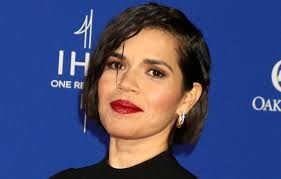
#> input picture DATA/celebrities_all/America-Ferrera/014.jpg, 281 x 179 px, found by its file name; its folder holds only this picture in this run
$ jupyter execute --allow-errors EDA_all_celebs.ipynb
#> lines starting #> are read from the running program, lines starting #| are printed output that depends on the picture
## Since we now have the identification accuracy results for every image in the test group of the celebrities_all dataset, we'll want to create a new datframe to store the accuracy rates along with other info about each test image.

### To achieve this, we will use the same code from the first EDA cycle.

## Before running the code, install the following libraries:

pip install pandas

pip install pillow

pip install numpy

pip install imutils

pip install opencv-python

[cell 1]
import pandas as pd
from PIL import Image, ImageStat
import os
import numpy as np

source_dir = "/workspace/DS4002Project3/DATA/celebrities_all" # set source directory

# Calculate the brightness of an image

# make a function that will calculate the average brightness of an image
def brightness(im_file):
    im = Image.open(im_file).convert('L')  # Convert to grayscale
    stat = ImageStat.Stat(im)
    return stat.mean[0]  # Mean brightness

# make a function that will take the filename of an image (01-100) and convert to integer
def extract_number_from_filename(filename):
    # Split at the dot and take the part before it
    number_str = filename.split('.')[0]
    # Convert the resulting string to an integer
    return int(number_str)

# make a function to list the race of the celebrity photographed
def get_race(celebrity_name):
    if celebrity_name == "Angelina-Jolie":
        return "White"
    elif celebrity_name == "America-Ferrera":
        return "White-Latina"
    elif celebrity_name == "Ayo-Edebiri":
        return "Black"
    elif celebrity_name == "Conan-OBrien":
        return "White"
    elif celebrity_name == "Danny-Pudi":
        return "Asian"
    elif celebrity_name == "David-Bowie":
        return "White"
    elif celebrity_name == "Donald-Glover":
        return "Black"
    elif celebrity_name == "Elizabeth-Olsen":
        return "White"
    elif celebrity_name == "Jackie-Chan":
        return "Asian"
    elif celebrity_name == "Jim-Carrey":
        return "White"
    elif celebrity_name == "John-Lennon":
        return "White"
    elif celebrity_name == "John-Mulaney":
        return "White"
    elif celebrity_name == "Lucy-Liu":
        return "Asian"
    elif celebrity_name == "Margot-Robbie":
        return "White"
    elif celebrity_name == "Mariah-Carey":
        return "Black-White"
    elif celebrity_name == "Matt-Damon":
        return "White"
    elif celebrity_name == "Maya-Rudolph":
        return "Black-White"
    elif celebrity_name == "Morgan-Freeman":
        return "Black"
    elif celebrity_name == "Olivia-Rodrigo":
        return "Asian-White"
    elif celebrity_name == "Pedro-Pascal":
        return "White"
    elif celebrity_name == "Priyanka-Chopra":
        return "Asian"
    elif celebrity_name == "Ryan-Gosling":
        return "White"
    elif celebrity_name == "SZA":
        return "Black"
    elif celebrity_name == "Salma-Hayek":
        return "White-Latina"
    elif celebrity_name == "Will-Smith":
        return "Black"
    else:
        return "Unknown"

from PIL import Image

# make a function that states the resolution of a photo
def get_resolution(img_path):
    try:
        with Image.open(img_path) as img:
            wid, hgt = img.size
            resolution = f"{wid}x{hgt}"
            return resolution
    except Exception as e:
        return None

# function to calculate saturation. --> adopted from https://pyimagesearch.com/2017/06/05/computing-image-colorfulness-with-opencv-and-python/
from imutils import build_montages
from imutils import paths
import argparse
import imutils
import cv2

# Create a DataFrame including brightness information
import os

def create_image_dataframe_from_source():
    data = []

    # Process each celebrity folder in the source directory
    for celeb_folder in os.listdir(source_dir):
        celeb_path = os.path.join(source_dir, celeb_folder)

        if os.path.isdir(celeb_path):
            for i, img_name in enumerate(os.listdir(celeb_path), start=1):
                # Construct the complete file path
                img_path = os.path.abspath(os.path.join(celeb_path, img_name))

                # Calculate brightness for the image
                img_brightness = brightness(img_path)
#> in brightness, `im = Image.open(im_file).convert('L')`:
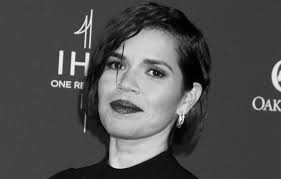
#> im: PIL image 281x179 L; min 0, max 249, mean 79
#> img_brightness = 78.96

                # Calculate resolution for the image
                img_resolution = get_resolution(img_path)
#> in get_resolution, img is the input picture: PIL image 281x179 RGB; mean R, G, B 70.2, 76.2, 116.4
#> img_resolution = '281x179'

                # Append the data to the list
                data.append({
                    'celebrity_name': celeb_folder,
                    'picture_number': extract_number_from_filename(img_name),
                    'file_path': img_path,  # Save the complete file path
                    'brightness': img_brightness,
                    'resolution': img_resolution
                })
#> pass 2 of the loop in create_image_dataframe_from_source, `for celeb_folder in os.listdir(source_dir):`:
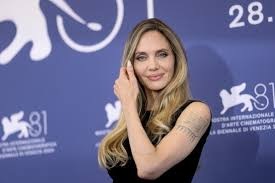
#> input picture DATA/celebrities_all/Angelina-Jolie/029.jpg, 275 x 183 px, found by its file name
#> in brightness (call 2), `im = Image.open(im_file).convert('L')`:
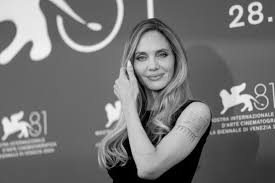
#> im: PIL image 275x183 L; min 0, max 253, mean 115.4
#> img_brightness = 115.4
#> in get_resolution, img is the input picture: PIL image 275x183 RGB; mean R, G, B 113.4, 110.9, 143.4

    # Create DataFrame -- first add original columns
    df = pd.DataFrame(data, columns=['celebrity_name', 'picture_number', 'file_path', 'brightness', 'resolution'])
    # add race column
    df['race'] = df['celebrity_name'].apply(get_race)
    return df

df = create_image_dataframe_from_source()
# Sort by celebrity_name and then by picture_number
df = df.sort_values(by=['celebrity_name', 'picture_number'], ascending=[True, True])
# Reset index if needed
df = df.reset_index(drop=True)

# add gender column:
def gender_specification(dataframe):
    # Create a new column "gender" and assign values based on celebrity_name
    df['gender'] = df['celebrity_name'].apply(
        lambda name: 'female' if name in ['Angelina-Jolie', 'America-Ferrera', 'Ayo-Edebiri', 'Elizabeth-Olsen', 'Lucy-Liu', 'Margot-Robbie', 'Mariah-Carrie', 'Olivia-Rodrigo', 'Salma-Hayek', 'SZA']
        else 'male' if name in ['Conan-OBrien', 'Danny-Pudi', 'David-Bowie', 'Donald-Glover', 'Jackie-Chan', 'Jim-Carrey', 'John-Lennon', 'John-Mulaney', 'Matt-Damon', 'Morgan-Freeman', 'Pedro-Pascal', 'Ryan-Gosling', 'Will-Smith']
        else None
    )
    return df

gender_specification(df)

# add saturation column
import cv2

def image_colorfulness(image):
    # Split the image into its respective RGB components
    (B, G, R) = cv2.split(image.astype("float"))

    # Compute rg = R - G
    rg = np.absolute(R - G)

    # Compute yb = 0.5 * (R + G) - B
    yb = np.absolute(0.5 * (R + G) - B)

    # Compute the mean and standard deviation of both `rg` and `yb`
    (rgMean, rgStd) = (np.mean(rg), np.std(rg))
    (ybMean, ybStd) = (np.mean(yb), np.std(yb))

    # Combine the mean and standard deviations
    stdRoot = np.sqrt((rgStd ** 2) + (ybStd ** 2))
    meanRoot = np.sqrt((rgMean ** 2) + (ybMean ** 2))

    # Derive the "colorfulness" metric and return it
    return stdRoot + (0.3 * meanRoot)

# List to hold colorfulness values
colorfulness_values = []

# Loop through each file path in the DataFrame
for filepath in df['file_path']:
    # Load the image
    image = cv2.imread(filepath)

    # Check if the image was loaded correctly
    if image is not None:
        # Calculate the colorfulness
        colorfulness_value = image_colorfulness(image)
#> in image_colorfulness, `(B, G, R) = cv2.split(image.astype("float"))`:
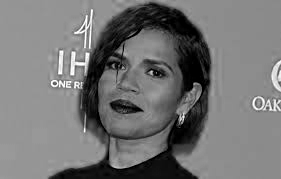
#> B: shape (179, 281) float64; min 0, max 255, mean 116.4
#> in image_colorfulness, `(B, G, R) = cv2.split(image.astype("float"))`:
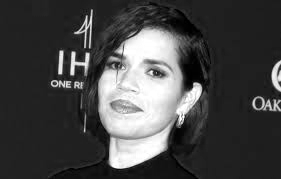
#> R: shape (179, 281) float64; min 0, max 255, mean 70.2
#> in image_colorfulness, `rg = np.absolute(R - G)`:
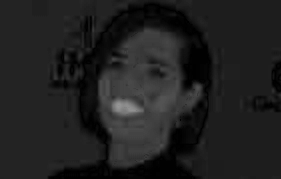
#> rg: shape (179, 281) float64; min 0, max 151, mean 32.3
#> in image_colorfulness, `yb = np.absolute(0.5 * (R + G) - B)`:
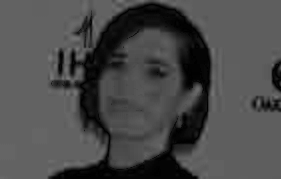
#> yb: shape (179, 281) float64; min 0, max 121.5, mean 74.3
#> in image_colorfulness, `(rgMean, rgStd) = (np.mean(rg), np.std(rg))`: rgMean = 32.32; rgStd = 18.88
#> in image_colorfulness, `(ybMean, ybStd) = (np.mean(yb), np.std(yb))`: ybMean = 74.33; ybStd = 32.77
#> in image_colorfulness, `stdRoot = np.sqrt((rgStd ** 2) + (ybStd ** 2))`: stdRoot = 37.82
#> in image_colorfulness, `meanRoot = np.sqrt((rgMean ** 2) + (ybMean ** 2))`: meanRoot = 81.05
    else:
        print(f"Warning: Could not load image at {filepath}")
        colorfulness_value = None  # Use None for missing images

    # Append the colorfulness value
    colorfulness_values.append(colorfulness_value)
#> pass 2 of the loop `for filepath in df['file_path']:`:
#> image: shape (183, 275, 3)
#> B: shape (183, 275) float64
#> G: shape (183, 275) float64
#> R: shape (183, 275) float64
#> rg: shape (183, 275) float64
#> in image_colorfulness (call 2), `yb = np.absolute(0.5 * (R + G) - B)`:
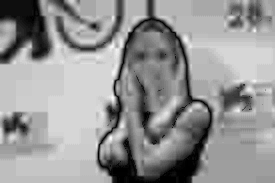
#> yb: shape (183, 275) float64; min 0, max 79.5, mean 46.7; drawn with min black and max white
#> rgMean = 11.35; rgStd = 11.48
#> ybMean = 46.66; ybStd = 18.46
#> stdRoot = 21.73
#> meanRoot = 48.02
#> pass 3 of the loop `for filepath in df['file_path']:`:
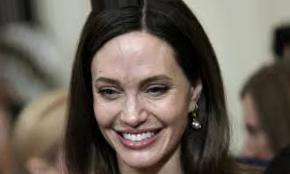
#> input picture DATA/celebrities_all/Angelina-Jolie/226.jpg, 290 x 174 px, found by its file name
#> image is the input picture: shape (174, 290, 3); mean B, G, R 84.9, 94.7, 104.1
#> B: shape (174, 290) float64
#> G: shape (174, 290) float64
#> R: shape (174, 290) float64
#> in image_colorfulness (call 3), `rg = np.absolute(R - G)`:
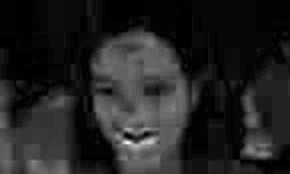
#> rg: shape (174, 290) float64; min 0, max 75, mean 10.3; drawn with min black and max white
#> in image_colorfulness (call 3), `yb = np.absolute(0.5 * (R + G) - B)`:
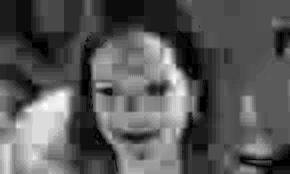
#> yb: shape (174, 290) float64; min 0, max 42.5, mean 14.6; drawn with min black and max white
#> rgMean = 10.31; rgStd = 10.73
#> ybMean = 14.59; ybStd = 8.99
#> stdRoot = 14
#> meanRoot = 17.87

# Add the colorfulness values as a new column in the DataFrame
df['colorfulness'] = colorfulness_values

df.to_csv('/workspace/DS4002Project3/DATA/all_celebs_image_data.csv', index=False)
